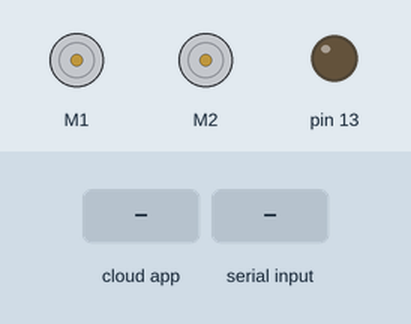
Bench run of a sketch on a simulated Arduino Uno, built with avr-gcc and run on an emulated ATmega328P. Shown: 2 × DC motor (green arrow = forward, orange = backward, longer = faster), output pins drawn as LEDs (lit = HIGH). Inputs (shaded band) come from the test bench. The ROS host is connected and sends only what is stated.

Above: at 1.2 s.
1.3 s: the phone or cloud app sets LeftMotors to -100
At 2.0 s:
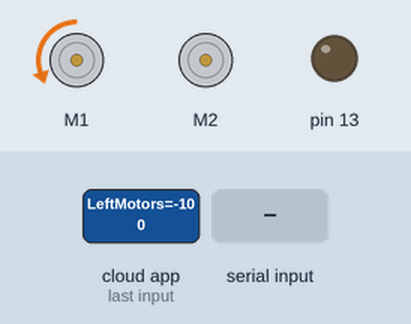
2.8 s: the phone or cloud app sets RightMotors to -100
At 3.2 s:
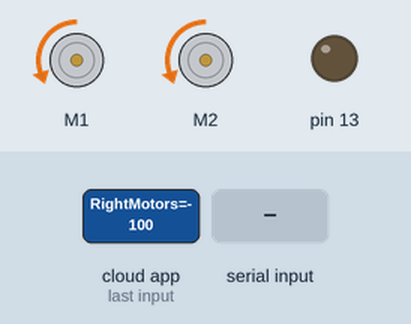
4.3 s: "k" received over the second serial link
At 5.5 s:
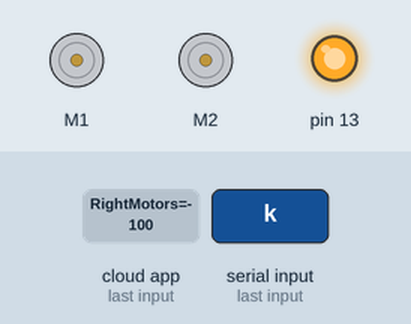
5.8 s: "g" received over the second serial link
At 6.6 s:
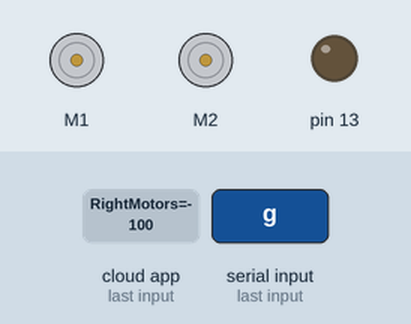
7.3 s: the phone or cloud app sets LeftMotors to 100
At 7.8 s:
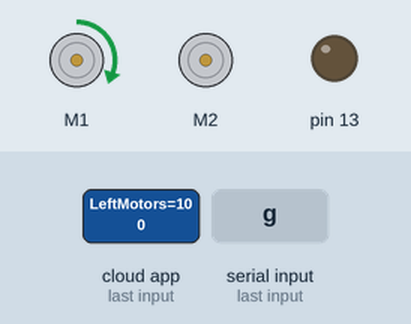
8.8 s: the phone or cloud app sets RightMotors to 100
At 10.1 s:
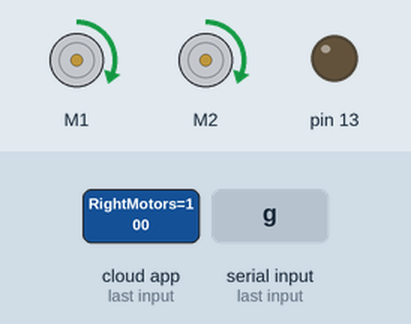
Timing chart, 0 to 11.3 s (numbered marks = the images above; inputs shaded):
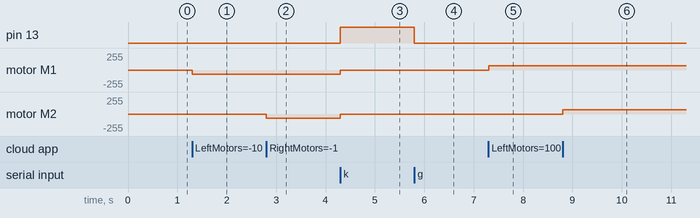

Measured:
- after the input at 1.3 s, motor M1: stopped → backward 63/255 at once
- after the input at 2.8 s, motor M2: stopped → backward 63/255 at once
- after the input at 4.3 s, pin 13: LOW → HIGH at once; motor M1, motor M2: backward 63/255 → stopped at once
- after the input at 5.8 s, pin 13: HIGH → LOW at once
- after the input at 7.3 s, motor M1: stopped → forward 63/255 at once
- after the input at 8.8 s, motor M2: stopped → forward 63/255 at once

The sketch:

MotorArduino.ino
```cpp
/*
 Arduino code to control the motors using input from ROS
 */

#include <ros.h>
#include <std_msgs/Float32.h>
#include <std_msgs/Bool.h>
#include <SoftwareSerial.h>
// Initialize the motors
#include "DualVNH5019MotorShield.h"
DualVNH5019MotorShield md1;

const int bluetoothTx = 3;  // TX-O pin of bluetooth mate, Arduino D2
const int bluetoothRx = 5;  // RX-I pin of bluetooth mate, Arduino D3
boolean paused = false; // Whether or not the motors have received a paused command
boolean armDone = false;
SoftwareSerial bluetooth(bluetoothTx, bluetoothRx);

ros::NodeHandle nh;
std_msgs::Float32 leftReturn_msg;
std_msgs::Float32 rightReturn_msg;
std_msgs::Bool paused_msg;
std_msgs::Bool grab_msg;
ros::Publisher pub_leftReturn("LeftReturn", &leftReturn_msg); // for nonmotor testing
ros::Publisher pub_rightReturn("RightReturn", &rightReturn_msg); // for nonmotor testing
ros::Publisher pub_paused("Paused", &paused_msg); // report a paused command
ros::Publisher pub_grab("GrabFinished", &grab_msg); // report a paused command

void leftMotor(const std_msgs::Float32& msg){
  // Set the left motor speed given by ROS in the topic "Motors"
  if (!paused) {
    md1.setM1Speed(msg.data);
    leftReturn_msg.data = msg.data;
    pub_leftReturn.publish( &leftReturn_msg);
  }
  else {
    leftReturn_msg.data = 0;
    pub_leftReturn.publish( &leftReturn_msg);
  }
}

void rightMotor(const std_msgs::Float32& msg){
  // Set the right motor speed given by ROS in the topic "Motors"
  if (!paused) {
    md1.setM2Speed(msg.data);
    rightReturn_msg.data = msg.data;
    pub_rightReturn.publish( &rightReturn_msg);
  }
  else {
    rightReturn_msg.data = 0;
    pub_rightReturn.publish( &rightReturn_msg);
  }
}

void grabPin(const std_msgs::Bool& msg){
   if(msg.data) {
      digitalWrite(5, HIGH);
   } else {
     digitalWrite(5, LOW);
   }
}

ros::Subscriber<std_msgs::Float32> subLeft("LeftMotors", &leftMotor);
ros::Subscriber<std_msgs::Float32> subRight("RightMotors", &rightMotor);
ros::Subscriber<std_msgs::Bool> subGrab("GrabObject", &grabPin);

void setup()
{
  pinMode(13, OUTPUT);
  pinMode(5, OUTPUT);
  pinMode(3, INPUT);
  digitalWrite(13, LOW); // LED is on unless we are moving
  digitalWrite(5, LOW);
  bluetooth.begin(115200);  // Android runs bluetooth at 115200 baud
  // Initialize the motors and the ROS node
  md1.init();
  nh.initNode();
  nh.subscribe(subLeft); // Subscribe to "LeftMotors"
  nh.subscribe(subRight); // Subscribe to "RightMotors"
  nh.subscribe(subGrab);
  nh.advertise(pub_leftReturn); // publish left motor value for testing
  nh.advertise(pub_rightReturn); // publish right motor value for testing
  nh.advertise(pub_paused);
  nh.advertise(pub_grab);
  paused = false;
}

void loop()
{
  if(bluetooth.available())
  {
    int command=(int)bluetooth.read();

    if (!paused) { // If we are currently moving
      if (command==107) { // If "k" is read, stop the motors & activate LED
        md1.setM1Speed(0);
        md1.setM2Speed(0);
        digitalWrite(13,HIGH);
        paused = true;
        paused_msg.data = paused;
        pub_paused.publish( &paused_msg);
      }
    }
    else if (command == 103) { // Pause until "g" is read
      paused = false;
      paused_msg.data = paused;
      pub_paused.publish( &paused_msg);
      digitalWrite(13, LOW); // Now enabled
    }
  }

  if(digitalRead(3) && !armDone) {
    armDone = true;
    grab_msg.data = 1;
    pub_grab.publish( &grab_msg);
  } else if(!digitalRead(3)){
    armDone = false;
  }
  nh.spinOnce(); // Check for updates with ROS
  delay(0.1);
}
```
